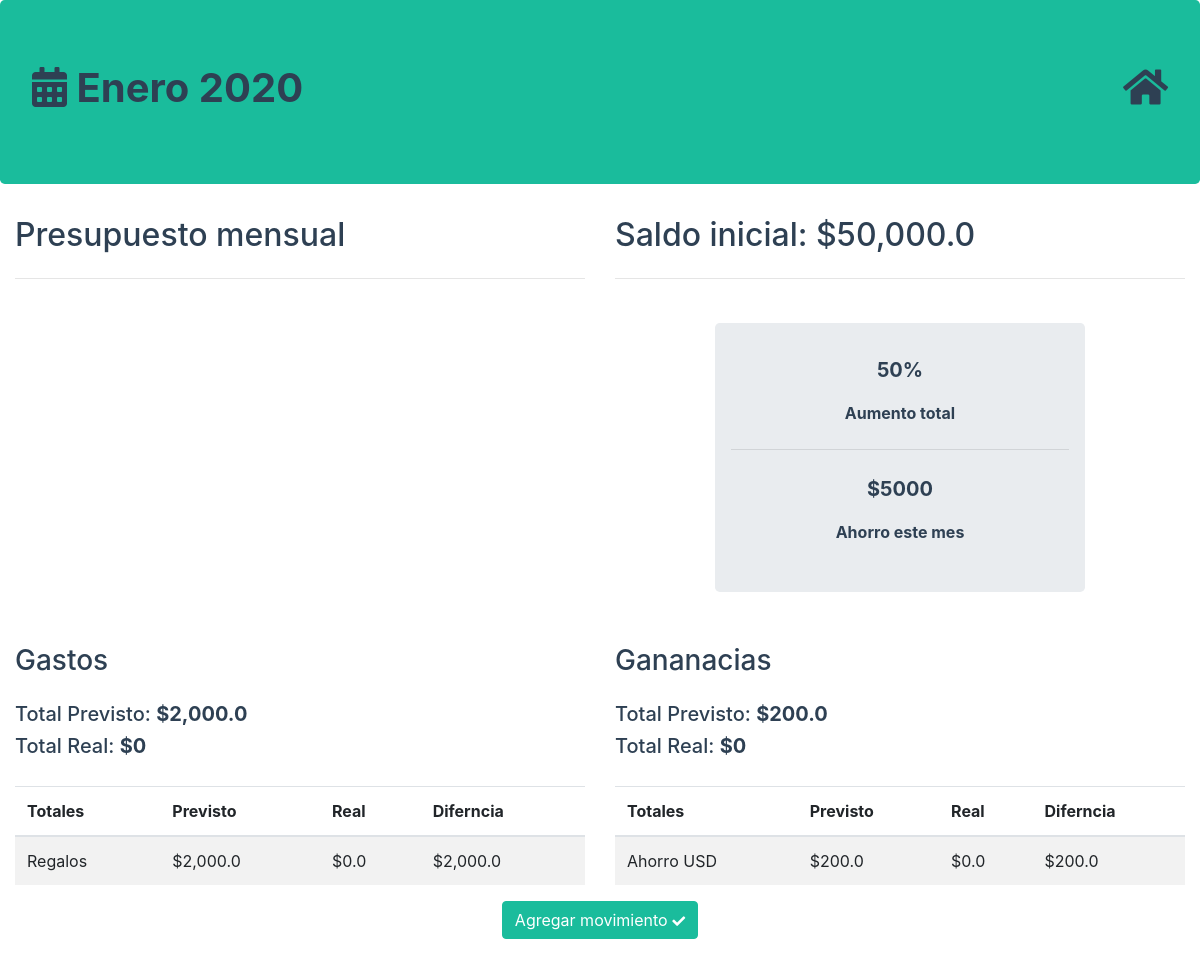
Screenshot of /budget/2 with the database file from the repository.
### planner/models.py (models this page shows, shortened)
class Budget(models.Model):
    expenses = models.ManyToManyField(Expense)
    incomes = models.ManyToManyField(Income)
    planned_income = models.ManyToManyField(PlannedIncome)
    planned_expense = models.ManyToManyField(PlannedExpense)
    month = models.IntegerField()
    initial_amoumt = models.FloatField()
    def get_month_name(self):
        return MONTHS.get(self.month)
    def get_planned_expeses(self):
        return self.planned_expense.all()
    def get_planned_incomes(self):
        return self.planned_income.all()
    def get_total_incomes_by_category(self):
        totals = self.incomes.all().values(
            category_name=models.F('category__name')).annotate(
                amount=models.Sum('amount'))
        return {val['category_name']: val['amount'] for val in totals}
    def get_total_expenses_by_category(self):
        totals = self.expenses.all().values(
            category_name=models.F('category__name')).annotate(
                amount=models.Sum('amount'))
        return {val['category_name']: val['amount'] for val in totals}
    def get_total_planned_incomes(self):
        return self.planned_income.all().aggregate(
            amount=models.Sum('planned_amount'))
    def get_total_planned_expenses(self):
        return self.planned_expense.all().aggregate(
            amount=models.Sum('planned_amount'))

class PlannedExpense(models.Model):
    category = models.ForeignKey(Category, on_delete=models.CASCADE)
    planned_amount = models.FloatField()
    actual_amount = models.FloatField(default=0.0)

class Category(models.Model):
    types = [
        ('ex', 'expense'),
        ('in', 'income')
    ]
    name = models.CharField(max_length=250)
    category_type = models.CharField(max_length=50, choices=types)
    objects = CategoryQuerySet.as_manager()

class PlannedIncome(models.Model):
    category = models.ForeignKey(Category, on_delete=models.CASCADE)
    planned_amount = models.FloatField()
    actual_amount = models.FloatField(default=0.0)

### planner/views.py (the view)
# urls.py: path('budget/<int:id_>', views.budget_view, name='budget'),
def budget_view(request, id_):
    budget = get_object_or_404(Budget, pk=id_)
    month = budget.get_month_name()
    planned_expenses = budget.get_planned_expeses()
    planned_incomes = budget.get_planned_incomes()
    total_incomes_cat = budget.get_total_incomes_by_category()
    total_expenses_cat = budget.get_total_expenses_by_category()
    total_planned_expenses = budget.get_total_planned_expenses()
    total_planned_incomes = budget.get_total_planned_incomes()
    total_incomes = sum(total_incomes_cat.values())
    total_expenses = sum(total_expenses_cat.values())
    context = {'budget': budget, 'month': month,
               'planned_expenses': planned_expenses,
               'planned_incomes': planned_incomes,
               'total_incomes_cat': total_incomes_cat,
               'total_expenses_cat': total_expenses_cat,
               'total_planned_in': total_planned_incomes['amount'],
               'total_planned_ex': total_planned_expenses['amount'],
               'total_incomes': total_incomes,
               'total_expenses': total_expenses
               }
    return render(request, 'planner/budget.html', context)

### planner/templatetags/dict_lookup.py (called while the page is built)
@register.filter
def get_item(dictionary, key):
    return dictionary.get(key, 0.0)

@register.filter
def diff(act, curr):
    return curr - act

### planner/templates/planner/budget.html (shortened to what this page needs)
{% extends 'base.html' %}
{% load humanize %}
{% load dict_lookup %}
{% block jumbo %}
    <i class="fas fa-calendar-alt" aria-hidden="true"></i> {{ month }} 2020
    <a href="{% url 'home' %}" id="goHome" ><i class="fa fa-home" aria-hidden="true"></i></a>
{% endblock jumbo %}
{% block content %}
    <div class="container-fluid pb-5">
        <div class="row">
            <div class="col-lg-6 col-md-6">
                 <h2 class="headlines">Presupuesto mensual</h2>
                 <hr class="my-4">
            </div>
            <div class="col-lg-6 col-md-6">
                <h2 class="headlines">Saldo inicial:  ${{ budget.initial_amoumt | intcomma }}</h2>
                <hr class="my-4">
           </div>
        </div>
        <div class="row top-buffer">
            <div class="col-lg-5 col-md-5">
            </div>
            <div class="col-lg-4 col-md-4 offset-lg-2 offset-md-2 text-center">
                <div class="jumbotron saving-month-box">
                    <p class="lead">50%</p>
                    <p>Aumento total</p>
                    <hr class="my-4">
                    <p class="lead">$5000</p>
                    <p>Ahorro este mes</p>
                </div>
           </div>
        </div>
        <div class="row top-buffer">
            <div class="col-lg-6 col-md-6">
                <h3 class="headlines mb-4">Gastos</h3>
                <h5 class="headlines">Total Previsto: <strong>${{ total_planned_ex | intcomma }}</strong></h5>
                <h5 class="headlines">Total Real: <strong>${{ total_expenses | intcomma }}</strong></h5>
            </div>
            <div class="col-lg-6 col-md-6">
                <h3 class="headlines mb-4">Gananacias</h3>
                <h5 class="headlines">Total Previsto: <strong>${{ total_planned_in | intcomma }}</strong></h5>
                <h5 class="headlines">Total Real: <strong>${{ total_incomes | intcomma }}</strong></h5>
           </div>
        </div>
        <div class="row top-buffer">
            <div class="col-lg-6 col-md-6">
                <table class="table table-striped table-condensed">
                    <thead class="thead-inverse">
                        <tr>
                            <th scope="col">Totales</th>
                            <th scope="col">Previsto</th>
                            <th scope="col">Real</th>
                            <th scope="col">Diferncia</th>
                        </tr>
                    </thead>
                        <tbody>
                            {% for expense in planned_expenses %}
                                <tr>
                                    <td scope="row">{{ expense.category.name }}</td>
                                    <td>${{ expense.planned_amount | intcomma }}</td>
                                    <td>${{ total_expenses_cat | get_item:expense.category.name | intcomma }}</td>
                                    <td>${{ total_expenses_cat | get_item:expense.category.name | diff:expense.planned_amount | intcomma }}</td>
                                </tr>
                            {% endfor %}
                        </tbody>
                </table>
            </div>
            <div class="col-lg-6 col-md-6">
                <table class="table table-striped table-condensed">
                    <thead class="thead-inverse">
                        <tr>
                            <th scope="col">Totales</th>
                            <th scope="col">Previsto</th>
                            <th scope="col">Real</th>
                            <th scope="col">Diferncia</th>
                        </tr>
                    </thead>
                        <tbody>
                            {% for income in planned_incomes %}
                                <tr>
                                    <td scope="row">{{ income.category.name }}</td>
                                    <td>${{ income.planned_amount | intcomma }}</td>
                                    <td>${{ total_incomes_cat | get_item:income.category.name | intcomma }}</td>
                                    <td>${{ total_incomes_cat | get_item:income.category.name | diff:income.planned_amount | intcomma }}</td>
                                </tr>
                            {% endfor %}
                        </tbody>
                </table>
            </div>
        </div>
        <div class="row">
            <div class="col-lg-12 text-center">
                <a class="btn btn-success move-button" href="{% url 'add' id_=budget.id %}" role="button">Agregar movimiento <i class="fas fa-check"></i></a>
            </div>
        </div>
    </div>
{% endblock content %}

### planner/static/planner/style.css (style rules this page uses)
.headlines { color: #2E4053; }
.top-buffer { margin-top:20px; }
.move-button { background-color: #1ABC9C; border-color: #1ABC9C; }
.fa-check, .fa-arrow-left, .fa-plus, .fa-save { font-size: 13px; }
.saving-month-box { padding: 32px 16px 32px 16px; }
.saving-month-box > p { color: #2E4053; font-weight: bold; }
#goHome { float: right; text-decoration: none; color: inherit; }

### rows the page displays
Budget: initial_amoumt "50,000.0"
PlannedExpense: category.name "Regalos", planned_amount "2,000.0", category.name "0.0", category+planned_amount "2,000.0"
PlannedIncome: category.name "Ahorro USD", planned_amount "200.0", category.name "0.0", category+planned_amount "200.0"

### other values shown
{{ month }} "Enero"
{{ total_planned_ex | intcomma }} "2,000.0"
{{ total_expenses | intcomma }} "0"
{{ total_planned_in | intcomma }} "200.0"
{{ total_incomes | intcomma }} "0"
